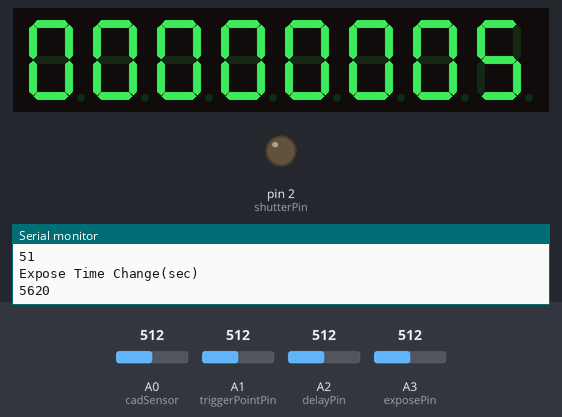
The sketch below on a simulated Arduino Uno, built with avr-gcc and run on an emulated ATmega328P. Shown: 8-digit seven-segment display, output pins drawn as LEDs (lit = HIGH), the last lines printed to the serial monitor. The inputs (shaded band) are chosen by the test bench; at power-on: A3 (exposePin) = 512, A1 (triggerPointPin) = 512, A2 (delayPin) = 512, A0 (cadSensor) = 512.

Above: at 1.3 s.
1.4 s: A3 (exposePin) set to 90
At 9.3 s:
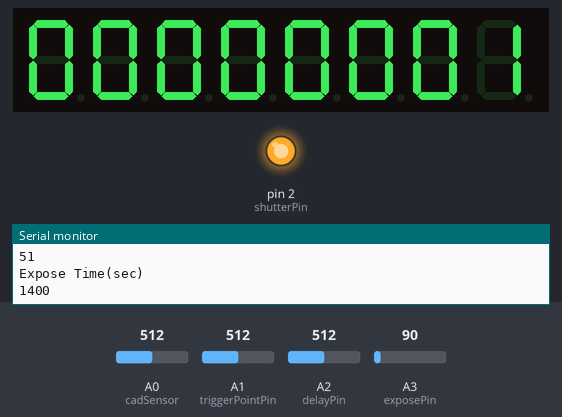
13.2 s: A1 (triggerPointPin) set to 521
At 15.8 s:
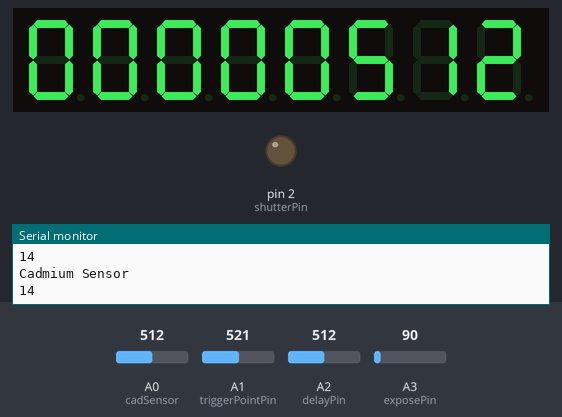
20.3 s: A2 (delayPin) set to 716
At 21.1 s:
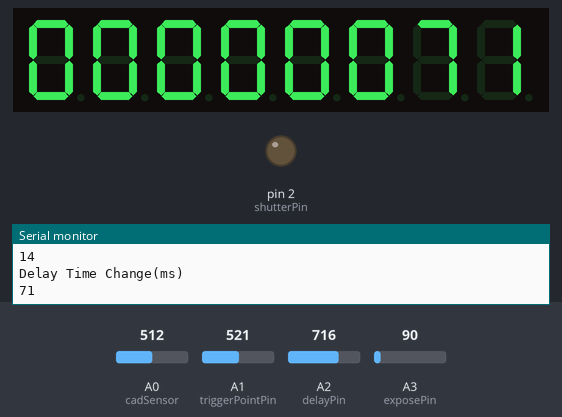
27.4 s: A0 (cadSensor) set to 306
At 28.4 s:
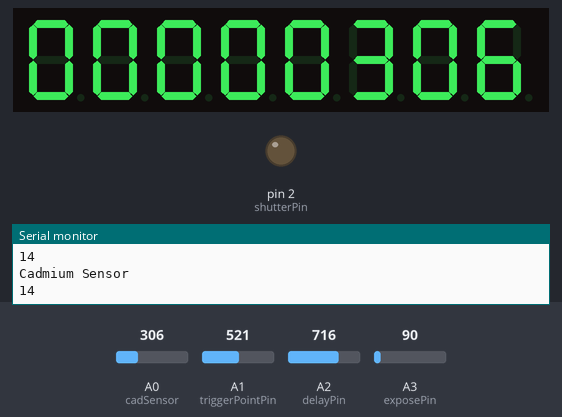
34.5 s: A3 (exposePin) set to 30
At 35.4 s:
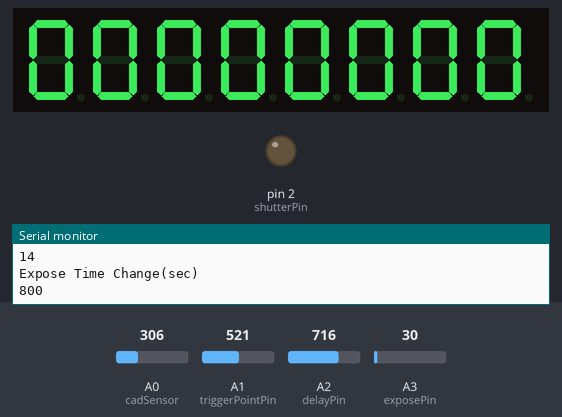
41.6 s: A2 (delayPin) set to 992
At 42.4 s:
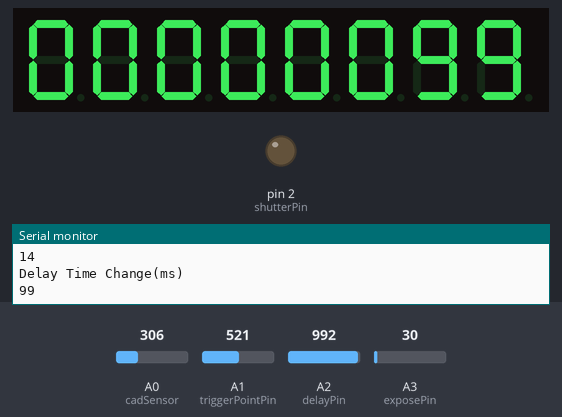
Timing chart, 0 to 44.6 s (numbered marks = the images above; inputs shaded):
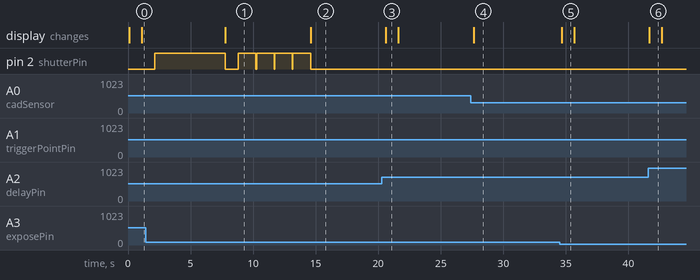

Measured:
- the behaviour switches between 512 and 513 on A1 (triggerPointPin) (found by bisection; images 1 and 2)
- after the input at 1.4 s, the display: changes after 6.4 s (image 1)
- after the input at 13.2 s, pin 2 (shutterPin): goes on until 14.6 s, then stays LOW; the display: changes after 1.4 s (image 2)
- after the input at 20.3 s, the display: changes after 0.31 s (image 3)
- after the input at 27.4 s, the display: changes after 0.23 s (image 4)
- after the input at 34.5 s, the display: changes after 0.15 s (image 5)
- after the input at 41.6 s, the display: changes after 0.07 s (image 6)

The sketch:

lightning1.3.ino
```cpp
#include <TM1638plus.h>

// GPIO I/O pins on the Arduino connected to strobe, clock, data,
//pick on any I/O you want.
#define  STROBE_TM 4 // strobe = GPIO connected to strobe line of module
#define  CLOCK_TM 6  // clock = GPIO connected to clock line of module
#define  DIO_TM 7 // data = GPIO connected to data line of module
bool high_freq = false; //default false,, If using a high freq CPU > ~100 MHZ set to true.

//Constructor object (GPIO STB , GPIO CLOCK , GPIO DIO, use high freq MCU)
TM1638plus tm(STROBE_TM, CLOCK_TM , DIO_TM, high_freq);


int shutterPin = 2;  //Define the camera pin
int cadSensor = A0;  //Define the LDR pin
int triggerPointPin = A1; //Define the "light level pot" pin
int delayPin = A2; //delay for lightning to get bright (need to be kinda low eg. 50ms)
int exposePin = A3; //how long to have shutter open each pic (eg. 3-8 secs)

word triggered =0; //Define the variables globally
word triggerPoint = 0;
word delayTime = 0;
word exposeTime = 0;

word delayTimeDiff = 0;
word exposeTimeDiff = 0;
word delayTimeOld = 0;
word exposeTimeOld = 0;


// the setup routine runs once when you press reset:
void setup() {
  Serialinit();
  tm.displayBegin();

  //these lines need changing for connecting to camera

  pinMode(shutterPin,OUTPUT);    //Define the shutter pin as an output
  digitalWrite(shutterPin,LOW);  //Set the shutter pin to low / off / no voltage
}

// the loop routine runs over and over again forever:
void loop()
{

  triggerPoint = analogRead(triggerPointPin); //Read the output from the potentiometer
  triggered = analogRead(cadSensor);  //Read the output from the LDR
  delayTime = analogRead(delayPin) / 10;
  exposeTime = analogRead(exposePin) *10 + 500;
  delayTimeDiff = abs(delayTime - delayTimeOld);
  exposeTimeDiff = abs(exposeTime - exposeTimeOld);

  if (delayTimeDiff >= 10)
  {
    //print value to 8seg and serial
    Serial.println("Delay Time Change(ms)");
    Serial.println(delayTime);

    tm.reset();
    tm.brightness(0);
    tm.displayIntNum(delayTime); //send value to 8seg
    delay(1000);
  }

  if (exposeTimeDiff >= 100)
  {
    //print value to 8seg and serial
    Serial.println("Expose Time Change(sec)");
    Serial.println(exposeTime);

    tm.reset();
    tm.brightness(0);
    tm.displayIntNum(exposeTime /1000); //send value to 8seg
    delay(1000);
  }

  delayTimeOld = delayTime;
  exposeTimeOld = exposeTime;


  if (triggered >= triggerPoint)  //If light is higher than trigger point, trigger the camera
  {
    delay(delayTime);    //Wait for lightning to be the brightest (0- 100ms)
    digitalWrite(shutterPin,HIGH);  //Trigger camera
    Serial.println("Triggered");
    Serial.println("Delay Time(ms)");
    Serial.println(delayTime);
    Serial.println("Expose Time(sec)");
    Serial.println(exposeTime);
    delay(exposeTime);      //Delay before "closing shutter" or exposure time (0 - 10 seconds)
    digitalWrite(shutterPin,LOW);   //Reset camera trigger output for next photo
    triggered = 0;         //"un-trigger camera" ie. Let go of button
    Serial.println("Trigger Off");
  }
  else
  {
    //print value to 8seg and serial
    Serial.println("Cadmium Sensor");
    Serial.println(cadSensor);

    tm.brightness(0);
    tm.displayIntNum(triggered); //send value to 8seg
    delay(500);
  }

}


//Function to setup serial called from setup FOR debug

void Serialinit()
{
  Serial.begin(9600);
  delay(100);
  Serial.println("--Comms UP--xxxxxxxxxx--");
}
```
